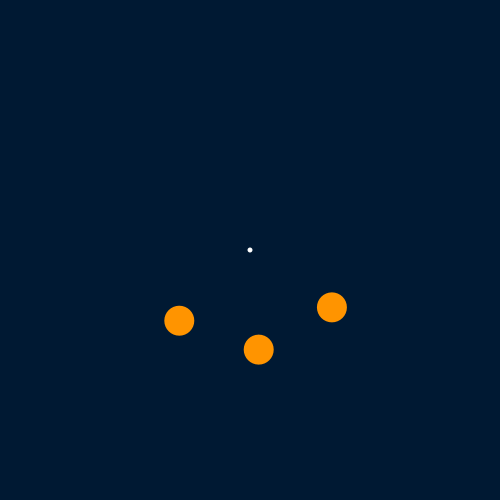
Frame 1 (no input)
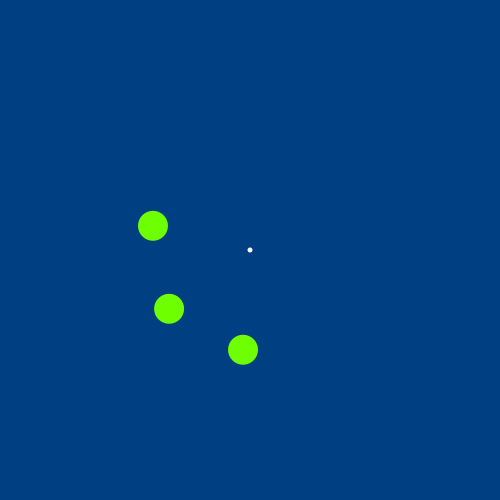
Frame 60 (the mouse pressed at the canvas centre just before this capture)
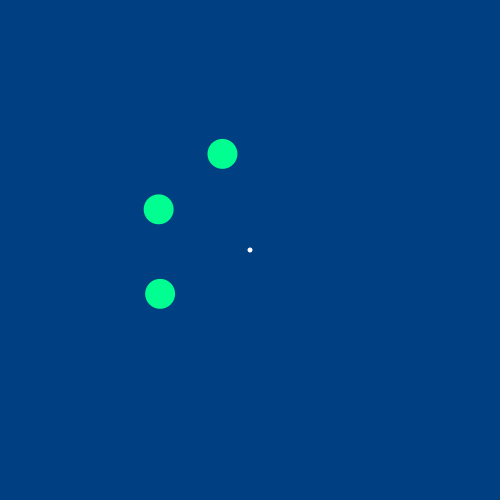
Frame 120 (the mouse held since frame 60 and released just before this capture)

The Processing sketch that drew these frames (run headless with seeded random() and noise(); from frame 60 on, the mouse is pressed at the canvas centre):

// Processing sketch: HSBAngle
// ── HSBAngle.pde
// HSB Color Wheel



float angle = 35;
float dist = 100;



void setup() {

  size(500, 500);
  noStroke();

}



void draw() {

  colorMode(RGB);
  background(0, 25, 51);
  colorMode(HSB, 360, 100, 100);

  //dist = sin(radians(angle)) * 100 + 50; //color added

  float x = cos(radians(angle)) * dist;
  float y = sin(radians(angle)) * dist;
  
  float x2 = cos(radians(angle+50)) * dist;
  float y2 = sin(radians(angle+50)) * dist;
  
  float x3 = cos(radians(angle+100)) * dist;
  float y3 = sin(radians(angle+100)) * dist;

  

  

  fill(0, 0, 100);
  ellipse(250, 250, 5, 5);
  fill(angle, 100, 100);
  ellipse(x + 250, y + 250, 30, 30);
  

  fill(angle,100,100);
  ellipse(x2+250,y2+250,30,30);
  
  fill(angle,100,100);
  ellipse(x3+250,y3+250,30,30);
  
  
  
  angle += 1;
  
 // angle = int(degrees(atan2(mouseY - 250,mouseX-250)));
 if(angle<0)angle+=360;
  angle %= 360;
  
  

}

void keyPressed(){
  
  if(key == '='){
    angle++;
    
  }
  
  if(key == '-'){
    angle--;
  }
  
}

// Add in key presses to move the bigger circle
